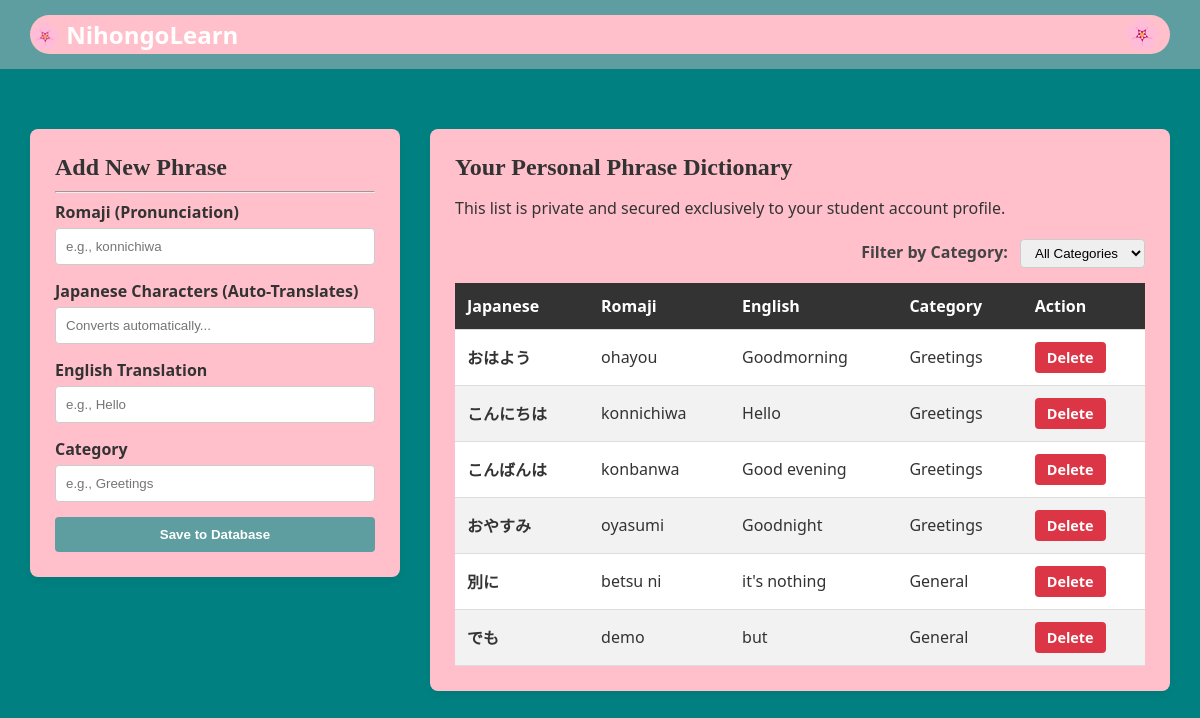
The page /dashboard (signed in) on the database as committed earlier.
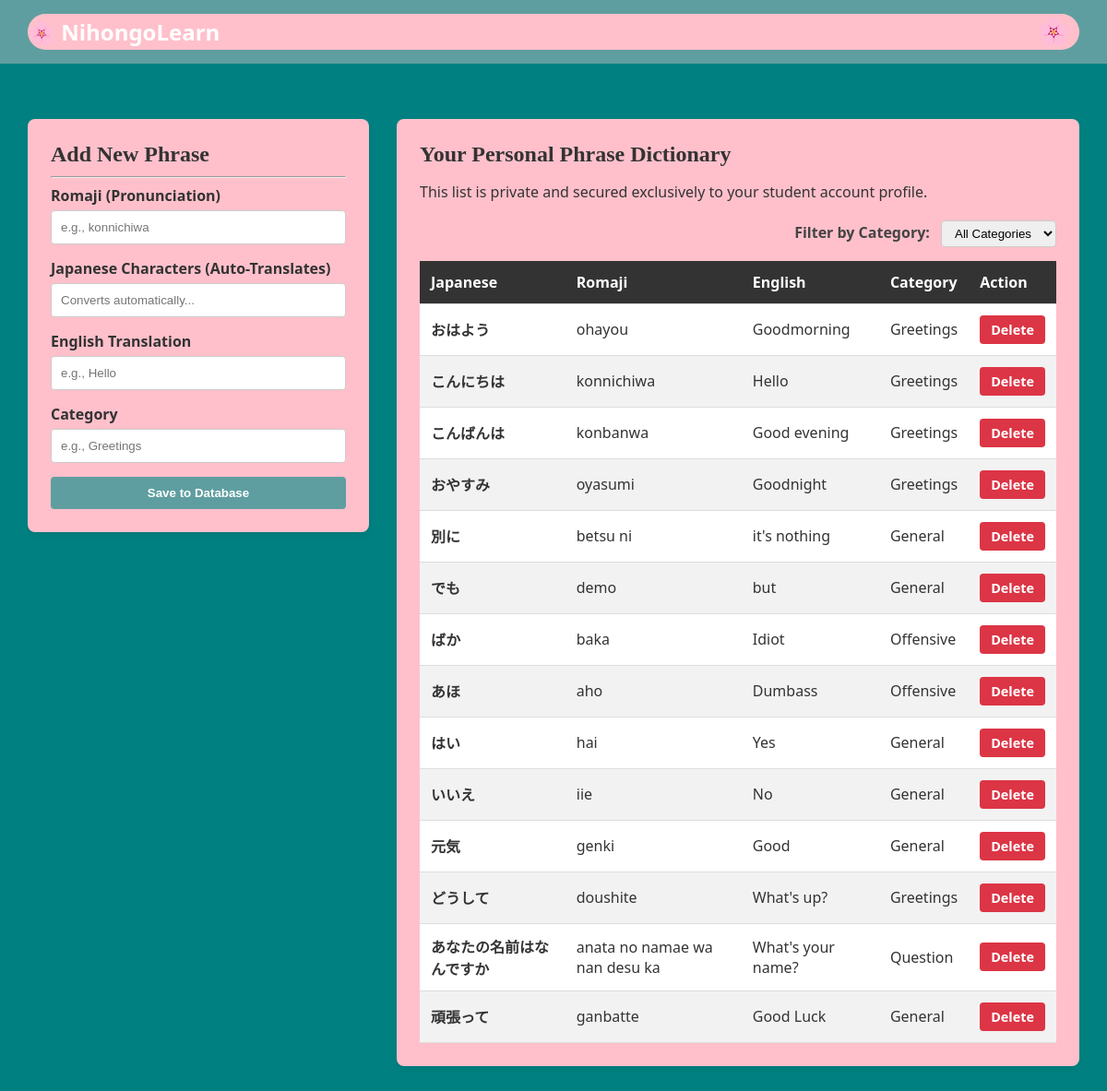
The same page on the database as committed later.
### tables this page shows
CREATE TABLE phrases (
            id INTEGER PRIMARY KEY AUTOINCREMENT,
            user_id INTEGER,
            japanese TEXT,
            romaji TEXT,
            english TEXT,
            category TEXT
        );

### main.py (the view)
@app.route('/dashboard')
def dashboard():
    if 'user' not in session:
        flash('Please log in first!', 'danger')
        return redirect(url_for('login_page'))
    conn = sqlite3.connect('database.db')
    cursor = conn.cursor()
    cursor.execute('SELECT id FROM users WHERE username = ?', (session['user'],))
    user_row = cursor.fetchone()
    all_phrases = []
    if user_row:
        user_id = user_row[0]
        cursor.execute('SELECT * FROM phrases WHERE user_id = ?', (user_id,))
        all_phrases = cursor.fetchall()
    conn.close()
    return render_template('dashboard.html', phrases=all_phrases)

### templates/dashboard.html (shortened to what this page needs)
{% extends 'base.html' %}
{% block content %}
<div class="main-layout">
    <div class="sidebar-column">
        <div class="card">
            <h2>Add New Phrase</h2>
            <hr>
            <form action="{{ url_for('add_phrase') }}" method="POST" autocomplete="off">
                <div class="form-group">
                    <label>Romaji (Pronunciation)</label>
                    <input type="text" id="romaji-input" name="romaji" class="form-control" placeholder="e.g., konnichiwa" autocomplete="off" oninput="liveTranslate()" required>
                </div>
                <div class="form-group">
                    <label>Japanese Characters (Auto-Translates)</label>
                    <input type="text" id="jp-input" name="japanese" class="form-control" placeholder="Converts automatically..." autocomplete="off" required>
                </div>
                <div class="form-group">
                    <label>English Translation</label>
                    <input type="text" name="english" class="form-control" placeholder="e.g., Hello" autocomplete="off" required>
                </div>
                <div class="form-group">
                    <label>Category</label>
                    <input type="text" name="category" class="form-control" placeholder="e.g., Greetings" autocomplete="off" required>
                </div>
                <button type="submit" class="btn btn-success">Save to Database</button>
            </form>
        </div>
    </div>
    <div class="content-column">
        <div class="card">
            <h2>Your Personal Phrase Dictionary</h2>
            <p>This list is private and secured exclusively to your student account profile.</p>
            {% if not phrases %}
                <p style="color: #666; font-style: italic; margin-top: 20px;">Your dictionary is empty. Use the form on the left to add your first word!</p>
            {% else %}
                <div class="filter-container" style="margin: 20px 0 15px 0; text-align: right;">
                    <label for="categoryFilter" style="font-weight: bold; margin-right: 8px; color: #444;">Filter by Category:</label>
                    <select id="categoryFilter" class="form-control" style="display: inline-block; width: auto; padding: 5px 10px; border-radius: 4px;" onchange="filterByCategory()">
                        <option value="all">All Categories</option>
                    </select>
                </div>
                <table class="data-table">
                    <thead>
                        <tr>
                            <th>Japanese</th>
                            <th>Romaji</th>
                            <th>English</th>
                            <th>Category</th>
                            <th>Action</th>
                        </tr>
                    </thead>
                    <tbody id="phraseTableBody">
                        {% for phrase in phrases %}
                        <tr data-category="{{ phrase[5] }}">
                            <td><strong>{{ phrase[2] }}</strong></td>
                            <td>{{ phrase[3] }}</td>
                            <td>{{ phrase[4] }}</td>
                            <td><span class="category-tag row-category-text">{{ phrase[5] }}</span></td>
                            <td>
                                <a href="{{ url_for('delete_phrase', phrase_id=phrase[0]) }}" class="btn btn-danger" onclick="return confirm('Are you sure you want to delete this phrase?');">Delete</a>
                            </td>
                        </tr>
                        {% endfor %}
                    </tbody>
                </table>
            {% endif %}
        </div>
    </div>
</div>
{% endblock %}

### templates/base.html (shortened to what this page needs)
<!DOCTYPE html>
<html lang="en">
<head>
    <link rel="stylesheet" href="{{ url_for('static', filename='style.css') }}">
</head>
<body>
    <header class="header-banner">
        <div class="header-container">
            <span class="brand-title">🌸 NihongoLearn</span>
            <div class="menu-dropdown">
                <button class="menu-trigger-btn" aria-label="Open Navigation">🌸</button>
            </div>
        </div>
    </header>
    <div class="container">
    </div>
    <main class="container">
        {% block content %}
        {% endblock %}
    </main>
</body>
</html>

### static/style.css (style rules this page uses)
body { font-family: 'Segoe UI', Tahoma, Geneva, Verdana, sans-serif; background-color: teal; color: #333; margin: 0; padding: 0; }
.container { max-width: 1140px; margin: 0 auto; padding: 20px; }
.main-layout { display: flex; flex-direction: column; gap: 30px; }
@media (min-width: 768px) { .main-layout { flex-direction: row; } }
@media (min-width: 768px) { .content-column { flex: 2; } }
@media (min-width: 768px) { .sidebar-column { flex: 1; } }
.header-banner { background-color: cadetblue; color: white; padding: 15px; }
.header-container { max-width: 1140px; margin: 0 auto; display: flex; justify-content: space-between; align-items: center; background-color: pink; border-radius: 20px; }
.brand-title { font-size: 1.5rem; font-weight: bold; margin: 0; }
.menu-dropdown { position: relative; display: inline-block; }
.menu-trigger-btn { background: none; border: none; font-size: 1.8rem; cursor: pointer; padding: 5px 10px; line-height: 1; display: inline-block; transition: transform 0.6s ease-in-out; }
div.card { background: pink; padding: 25px; border-radius: 8px; box-shadow: 0 4px 6px rgba(0,0,0,0.05); margin-bottom: 20px; }
h2 { font-size: 1.5rem; font-family: papyrus, fantasy; margin-top: 0; margin-bottom: 10px; }
.form-group { margin-bottom: 15px; }
.form-group label { display: block; margin-bottom: 5px; font-weight: bold; }
.form-control { width: 100%; padding: 10px; border: 1px solid #ccc; border-radius: 4px; box-sizing: border-box; }
.btn { display: inline-block; width: 100%; padding: 10px; border: none; border-radius: 4px; font-weight: bold; cursor: pointer; text-align: center; text-decoration: none; box-sizing: border-box; }
.btn-success { background-color: cadetblue; color: white; }
.btn-danger { background-color: #dc3545; color: white; padding: 6px 12px; border-radius: 4px; font-size: 0.9rem; display: inline-block; width: auto; }
.data-table { width: 100%; border-collapse: collapse; margin-top: 15px; background: #ffffff; }
.data-table th, .data-table td { padding: 12px; text-align: left; border-bottom: 1px solid #ddd; }
.data-table th { background-color: #333; color: white; }
.data-table tr:nth-child(even) { background-color: #f2f2f2; }

Rows that differ between the two databases and show on the page:
added phrases: japanese "ばか", romaji "baka", english "Idiot", category "Offensive"
added phrases: japanese "あほ", romaji "aho", english "Dumbass", category "Offensive"
added phrases: japanese "はい", romaji "hai", english "Yes", category "General"
added phrases: japanese "いいえ", romaji "iie", english "No", category "General"
added phrases: japanese "元気", romaji "genki", english "Good", category "General"
added phrases: japanese "どうして", romaji "doushite", english "What's up?", category "Greetings"
added phrases: japanese "あなたの名前はなんですか", romaji "anata no namae wa nan desu ka", english "What's your name?", category "Question"
added phrases: japanese "頑張って", romaji "ganbatte", english "Good Luck", category "General"
